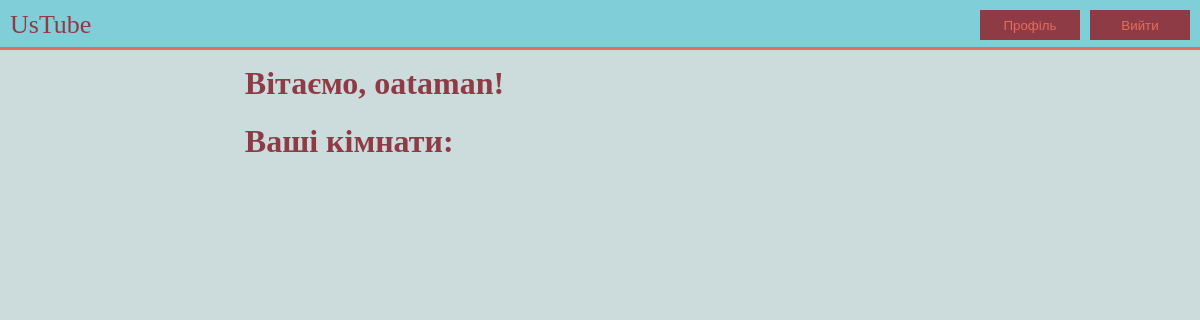
Page /profile (signed in) on the earlier database version.
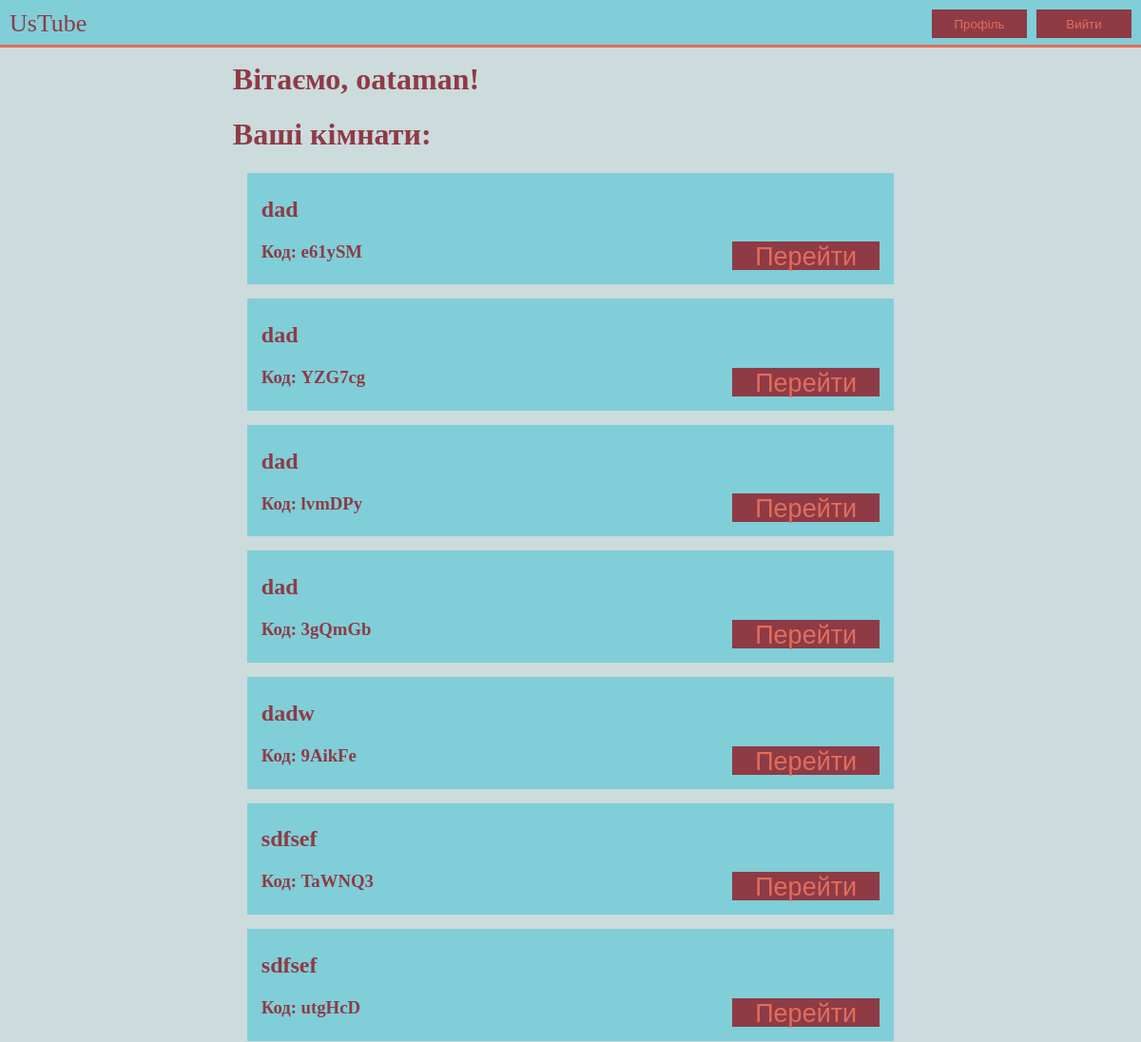
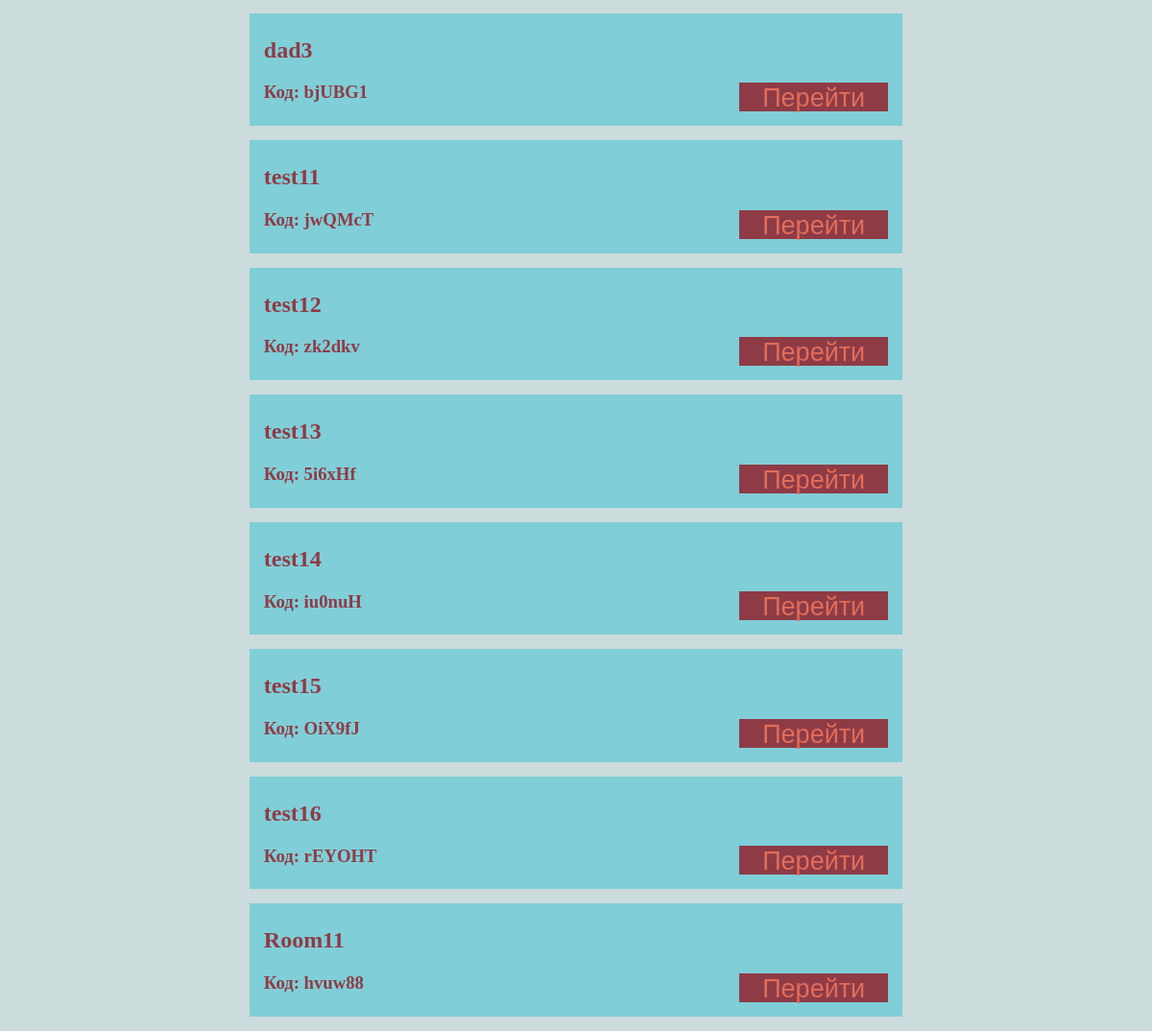
Same page on the later database version (2 pictures, top to bottom).
### rooms/models.py (models this page shows, shortened)
class Room(models.Model):
    name = models.CharField(max_length = 40)
    code = models.CharField(max_length = 20, default = generate_random_code())
    user = models.ForeignKey(User, on_delete=models.CASCADE)
    link = models.URLField(max_length = 150)
    videocode = models.CharField(max_length = 20, default ='ERROR', editable = True)

### rooms/views.py (the view)
# urls.py: path('profile', profileview, name='profile')
def profileview(request):
    if request.user.is_authenticated:
        user = request.user
        rooms = Room.objects.all().filter(user=user)
        ctx = {'rooms':rooms}
        return render(request, 'rooms/profile.html', ctx)
    else:
        return PermissionDenied()

### templates/rooms/profile.html
{% extends 'main.html' %}
{% load static %}
{% block css %}
<link rel="stylesheet" href="{% static 'css/main.css' %}">
{% endblock %}
{% block content %}
<h1>Вітаємо, {{ request.user }}!</h1>
<h1>Ваші кімнати:</h1>
{% for room in rooms %}
    <div class="roompreview">
        <h2>{{ room.name }}</h2>
        <h3>Код: {{ room.code }}</h3>
        <a href="{% url 'rooms:room' room.code %}"><button class="button" type="button">Перейти</button></a>
    </div>
{% endfor %}
{% endblock %}

Differences in the rows shown:
added Room: name "dad", code "e61ySM"
added Room: name "dad", code "YZG7cg"
added Room: name "dad", code "lvmDPy"
added Room: name "dad", code "3gQmGb"
added Room: name "dadw", code "9AikFe"
added Room: name "sdfsef", code "TaWNQ3"
added Room: name "sdfsef", code "utgHcD"
added Room: name "dad3", code "bjUBG1"
added Room: name "test11", code "jwQMcT"
added Room: name "test12", code "zk2dkv"
added Room: name "test13", code "5i6xHf"
added Room: name "test14", code "iu0nuH"
added Room: name "test15", code "OiX9fJ"
added Room: name "test16", code "rEYOHT"
added Room: name "Room11", code "hvuw88"
